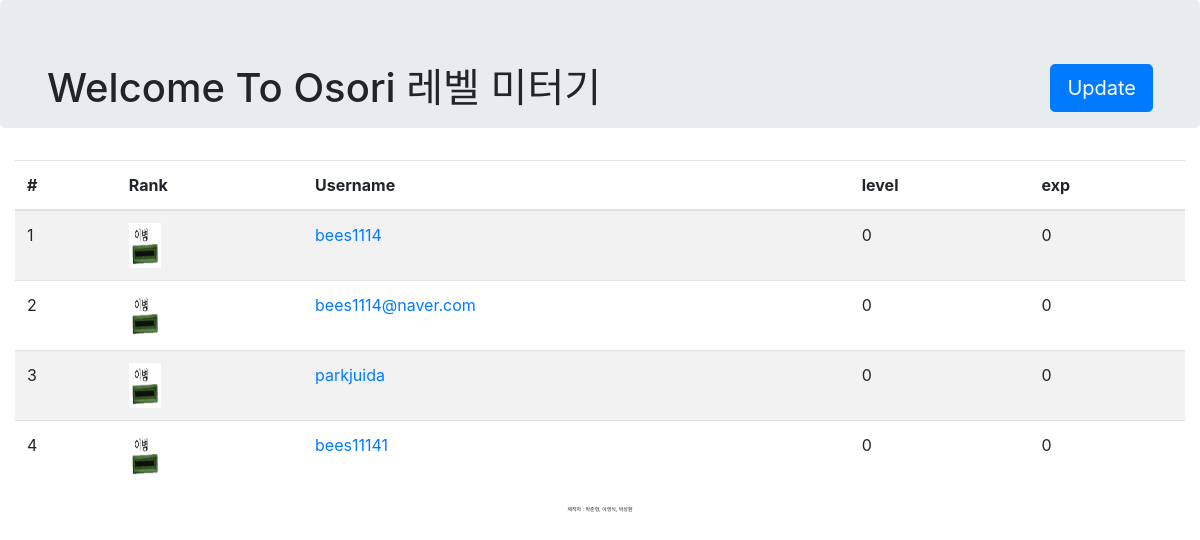
Before: / with the older database file.
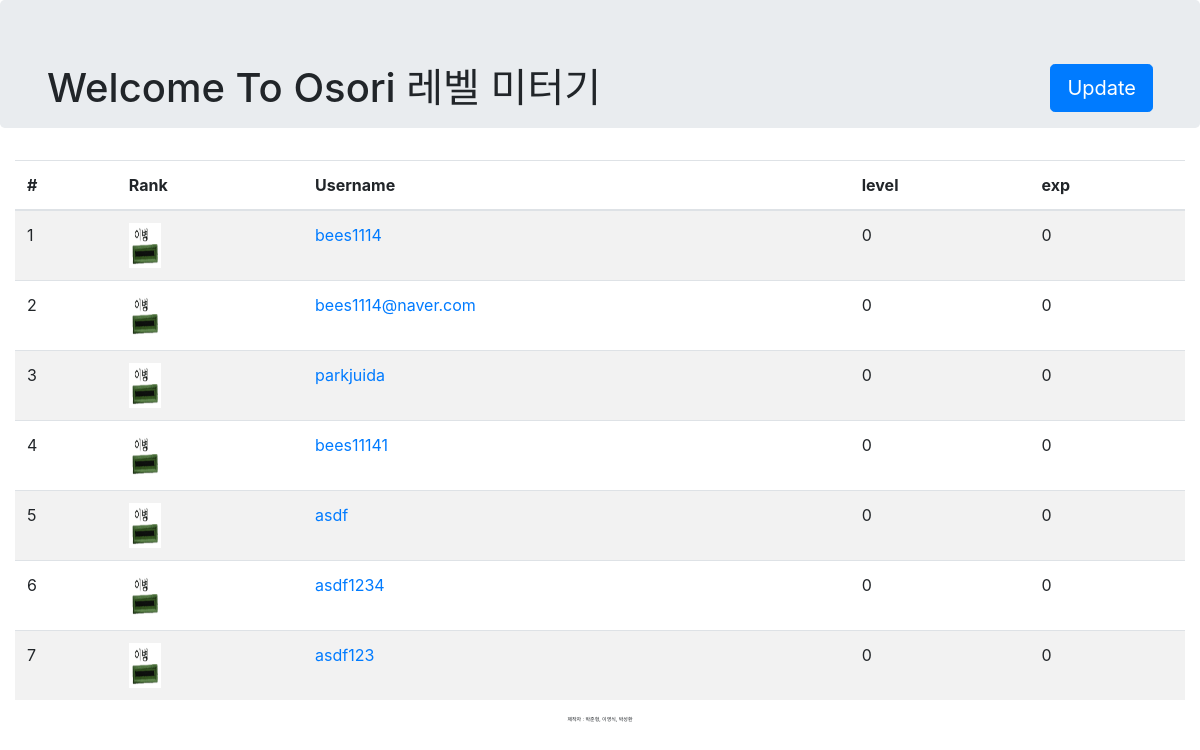
After: the same page with the newer database file.
### Osori_rpg/models.py (models this page shows)
class Profile(models.Model):
    user = models.OneToOneField(User, on_delete=models.CASCADE)
    git_commit = models.IntegerField(default=0)
    room_visit = models.IntegerField(default=0)
    event_visit = models.IntegerField(default=0)
    contribution = models.IntegerField(default=0)
    login_counter = models.IntegerField(default=0)
    level = models.IntegerField(default=0)
    exp = models.IntegerField(default=0)

### Osori_rpg/views.py (the view)
# urls.py: url(r'^$', views.index, name='index_page'),
def index(request):
    if request.method == "GET":
        member_infos = Profile.objects.all()
        print(member_infos)
    return render(request, 'index.html', {'member_infos': member_infos})

### Osori_rpg/templates/index.html (shortened to what this page needs)
{% load staticfiles %}
<!doctype html>
<html lang="ko">
<head>
    <link rel="stylesheet" href="{% static 'css/index.css' %}">
    <link rel="stylesheet" href="https://maxcdn.bootstrapcdn.com/bootstrap/4.0.0-beta.2/css/bootstrap.min.css"
>
</head>
<div class="jumbotron">
    <div class="container">
        <h1 class="display-5 float-left">Welcome To Osori 레벨 미터기</h1>
        <form method="get" action="{% url 'update_info'%}" class="form-signin float-right">
            <button class="btn btn-primary btn-lg">Update</button>
        </form>
    </div>
</div>
<div class="container-fluid">
    <div class="table-responsive">
        <table class="table table-striped">
            <thead>
            <tr>
                <th>#</th>
                <th>Rank</th>
                <th>Username</th>
                <th>level</th>
                <th>exp</th>
            </tr>
            </thead>
            <tbody>
            {% for member_info in member_infos %}
            <tr>
                <td>{{ forloop.counter }}</td>
                <td><img src="{% static 'img/' %}level{{member_info.level}}.png" width="32.5" height="45"/></td>
                <td><a href="{% url 'contribute_info'%}?id={{member_info.user.username}}">{{member_info.user.username}}</a></td>
                <td>{{member_info.level}}</td>
                <td>{{member_info.exp}}</td>
            </tr>
            {% endfor %}
            </tbody>
        </table>
    </div>
</div>
<footer>
    <p style="font-size: 5px; text-align: center;">제작자 : 박준형, 이영식, 박성환</p>
</footer>
</html>

Changed rows visible on the page:
added Profile: user.username "asdf", level "0", exp "0"
added Profile: user.username "asdf1234", level "0", exp "0"
added Profile: user.username "asdf123", level "0", exp "0"
